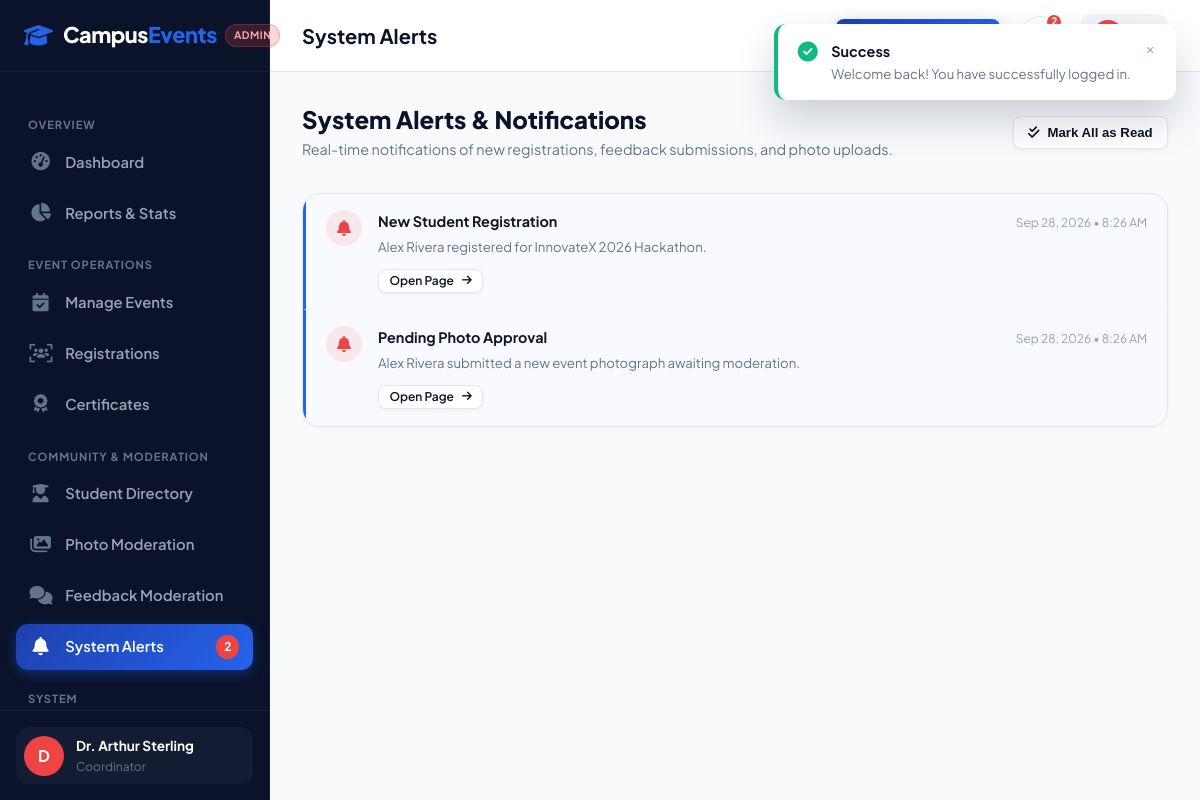
The page /admin/notifications.php (signed in) on the database its author committed.
### tables this page shows
CREATE TABLE IF NOT EXISTS `notifications` (
  `id` INT AUTO_INCREMENT PRIMARY KEY,
  `user_id` INT NOT NULL,
  `title` VARCHAR(150) NOT NULL,
  `message` TEXT NOT NULL,
  `type` ENUM('info', 'success', 'warning', 'reminder') NOT NULL DEFAULT 'info',
  `link` VARCHAR(255) DEFAULT NULL,
  `is_read` TINYINT(1) NOT NULL DEFAULT 0,
  `created_at` TIMESTAMP DEFAULT CURRENT_TIMESTAMP,
  CONSTRAINT `fk_notification_user` FOREIGN KEY (`user_id`) REFERENCES `users`(`id`) ON DELETE CASCADE,
  INDEX `idx_notif_read` (`user_id`, `is_read`)
);

### includes/auth.php (called while the page is built, shortened)
<?php
function getBaseUrl(): string {
    $scriptName = $_SERVER['SCRIPT_NAME'] ?? '';
    return '/';
}
function getCurrentUser(): ?array {
    $pdo = getDBConnection();
    $userId = (int)$_SESSION['user_id'];
    $role = $_SESSION['user_role'] ?? 'student';
    if ($role === 'admin') {
        $stmt = $pdo->prepare("
            SELECT u.id as user_id, u.email, u.role, a.id as admin_id, a.full_name, a.department, a.phone
            FROM users u
            JOIN admins a ON a.user_id = u.id
            WHERE u.id = ?
        ");
    }
    $stmt->execute([$userId]);
    $user = $stmt->fetch();
    return $user ?: null;
}
function e(?string $string): string {
    return htmlspecialchars($string ?? '', ENT_QUOTES, 'UTF-8');
}
function getUnreadNotificationCount(int $userId): int {
    try {
        $pdo = getDBConnection();
        $stmt = $pdo->prepare("SELECT COUNT(*) FROM notifications WHERE user_id = ? AND is_read = 0");
        $stmt->execute([$userId]);
        return (int)$stmt->fetchColumn();
    } catch (Exception $e) {
        return 0;
    }
}

### admin/notifications.php (the view, shortened to what this page needs)
<?php
require_once __DIR__ . '/../includes/auth.php';
$admin = getCurrentUser();
$pdo = getDBConnection();
$userId = (int)$admin['user_id'];
$stmt = $pdo->prepare("SELECT * FROM notifications WHERE user_id = ? ORDER BY created_at DESC");
$stmt->execute([$userId]);
$notifications = $stmt->fetchAll();
$pageTitle = 'System Alerts';
require_once __DIR__ . '/../includes/header.php';
require_once __DIR__ . '/../includes/admin-sidebar.php';
?>
<div style="display: flex; justify-content: space-between; align-items: center; margin-bottom: 2rem; flex-wrap: wrap; gap: 1rem;">
  <div>
    <h2 style="font-size: 1.5rem; font-weight: 800; color: var(--primary-dark); margin-bottom: 0.25rem;">System Alerts & Notifications</h2>
    <p style="color: var(--muted); font-size: 0.9rem;">Real-time notifications of new registrations, feedback submissions, and photo uploads.</p>
  </div>
  <?php if (!empty($notifications)): ?>
    <form action="" method="POST">
      <button type="submit" class="btn btn-secondary btn-sm">
        <i class="fa-solid fa-check-double"></i> Mark All as Read
      </button>
    </form>
  <?php endif; ?>
</div>
<div class="dash-card">
  <div class="dash-card-body" style="padding: 0;">
    <?php if (!empty($notifications)): ?>
      <div style="display: flex; flex-direction: column;">
        <?php foreach ($notifications as $n): ?>
          <div class="notification-item <?= !$n['is_read'] ? 'unread' : '' ?>">
            <div class="notif-icon" style="background: rgba(239, 68, 68, 0.1); color: #ef4444;">
              <i class="fa-solid fa-bell"></i>
            </div>
            <div class="notif-info">
              <div style="display: flex; justify-content: space-between; align-items: baseline;">
                <div class="notif-title"><?= e($n['title']) ?></div>
                <div class="notif-time"><?= date('M j, Y • g:i A', strtotime($n['created_at'])) ?></div>
              </div>
              <div class="notif-message"><?= e($n['message']) ?></div>
              <?php if (!empty($n['link'])): ?>
                <a href="<?= $baseUrl . e($n['link']) ?>" class="btn btn-secondary btn-sm" style="padding: 0.25rem 0.65rem; font-size: 0.75rem; margin-top: 0.35rem;">
                  Open Page <i class="fa-solid fa-arrow-right" style="font-size: 0.7rem;"></i>
                </a>
              <?php endif; ?>
            </div>
          </div>
        <?php endforeach; ?>
      </div>
    <?php endif; ?>
  </div>
</div>
    </div>
  </div>
</div>
</body>
</html>

### includes/admin-sidebar.php (shortened to what this page needs)
<?php
require_once __DIR__ . '/auth.php';
$baseUrl = getBaseUrl();
$currentFile = basename($_SERVER['PHP_SELF']);
$admin = getCurrentUser();
$unreadCount = getUnreadNotificationCount($admin['user_id']);
?>
<div class="dashboard-layout">
  <aside class="dashboard-sidebar">
    <div class="sidebar-header">
      <a href="<?= $baseUrl ?>index.php" class="brand-logo">
        <i class="fa-solid fa-graduation-cap"></i>
        <span>Campus<span class="accent">Events</span></span>
      </a>
      <span class="sidebar-role-badge admin">Admin</span>
    </div>
    <div class="sidebar-body">
      <div class="sidebar-group-label">Overview</div>
      <ul class="sidebar-nav">
        <li>
          <a href="<?= $baseUrl ?>admin/dashboard.php" class="<?= $currentFile === 'dashboard.php' ? 'active' : '' ?>">
            <i class="fa-solid fa-gauge-high"></i>
            <span>Dashboard</span>
          </a>
        </li>
        <li>
          <a href="<?= $baseUrl ?>admin/reports.php" class="<?= $currentFile === 'reports.php' ? 'active' : '' ?>">
            <i class="fa-solid fa-chart-pie"></i>
            <span>Reports & Stats</span>
          </a>
        </li>
      </ul>
      <div class="sidebar-group-label">Event Operations</div>
      <ul class="sidebar-nav">
        <li>
          <a href="<?= $baseUrl ?>admin/events.php" class="<?= $currentFile === 'events.php' ? 'active' : '' ?>">
            <i class="fa-solid fa-calendar-check"></i>
            <span>Manage Events</span>
          </a>
        </li>
        <li>
          <a href="<?= $baseUrl ?>admin/registrations.php" class="<?= $currentFile === 'registrations.php' ? 'active' : '' ?>">
            <i class="fa-solid fa-users-viewfinder"></i>
            <span>Registrations</span>
          </a>
        </li>
        <li>
          <a href="<?= $baseUrl ?>admin/certificates.php" class="<?= $currentFile === 'certificates.php' ? 'active' : '' ?>">
            <i class="fa-solid fa-award"></i>
            <span>Certificates</span>
          </a>
        </li>
      </ul>
      <div class="sidebar-group-label">Community & Moderation</div>
      <ul class="sidebar-nav">
        <li>
          <a href="<?= $baseUrl ?>admin/students.php" class="<?= $currentFile === 'students.php' ? 'active' : '' ?>">
            <i class="fa-solid fa-user-graduate"></i>
            <span>Student Directory</span>
          </a>
        </li>
        <li>
          <a href="<?= $baseUrl ?>admin/gallery.php" class="<?= $currentFile === 'gallery.php' ? 'active' : '' ?>">
            <i class="fa-solid fa-images"></i>
            <span>Photo Moderation</span>
          </a>
        </li>
        <li>
          <a href="<?= $baseUrl ?>admin/feedback.php" class="<?= $currentFile === 'feedback.php' ? 'active' : '' ?>">
            <i class="fa-solid fa-comments"></i>
            <span>Feedback Moderation</span>
          </a>
        </li>
        <li>
          <a href="<?= $baseUrl ?>admin/notifications.php" class="<?= $currentFile === 'notifications.php' ? 'active' : '' ?>">
            <i class="fa-solid fa-bell"></i>
            <span>System Alerts</span>
            <?php if ($unreadCount > 0): ?>
              <span class="sidebar-nav-badge"><?= $unreadCount ?></span>
            <?php endif; ?>
          </a>
        </li>
      </ul>
      <div class="sidebar-group-label">System</div>
    </div>
    <div class="sidebar-footer">
      <div class="sidebar-user-card">
        <div class="sidebar-avatar" style="background: #ef4444;">
          <?= strtoupper(substr($admin['full_name'] ?? 'A', 0, 1)) ?>
        </div>
        <div class="sidebar-user-info">
          <div class="sidebar-user-name"><?= e($admin['full_name']) ?></div>
          <div class="sidebar-user-role">Coordinator</div>
        </div>
      </div>
    </div>
  </aside>
  <div class="dashboard-main">
    <header class="dashboard-topbar">
      <div class="topbar-left">
        <h1 class="topbar-title"><?= e($pageTitle ?? 'Admin Dashboard') ?></h1>
      </div>
      <div class="topbar-right">
        <a href="<?= $baseUrl ?>admin/events.php?action=create" class="btn btn-primary btn-sm">
        </a>
        <div class="topbar-action-item">
          <a href="<?= $baseUrl ?>admin/notifications.php" class="topbar-icon-btn" title="Alerts">
            <?php if ($unreadCount > 0): ?>
              <span class="topbar-badge"><?= $unreadCount ?></span>
            <?php endif; ?>
          </a>
        </div>
        <a href="<?= $baseUrl ?>admin/profile.php" class="sidebar-user-card" style="background: var(--surface-alt); text-decoration: none; padding: 0.35rem 0.75rem;">
          <div class="sidebar-avatar" style="width: 32px; height: 32px; font-size: 0.8rem; background: #ef4444;">
          </div>
          <span style="font-size: 0.85rem; font-weight: 700; color: var(--primary-dark);">
          </span>
        </a>
      </div>
    </header>
    <div class="dashboard-content">

### assets/css/style.css (style rules this page uses)
:root { --primary: #1e40af; --primary-dark: #0b132b; --primary-navy: #1c2541; --primary-light: #3b82f6; --accent: #2563eb; --accent-glow: rgba(59, 130, 246, 0.25); --bg: #f8fafc; --surface: #ffffff; --surface-alt: #f1f5f9; --glass-bg: rgba(255, 255, 255, 0.85); --glass-border: rgba(255, 255, 255, 0.3); --text: #0f172a; --text-light: #f8fafc; --muted: #64748b; --muted-light: #94a3b8; --border: #e2e8f0; --border-light: #f1f5f9; --success: #10b981; --warning: #f59e0b; --danger: #ef4444; --info: #0ea5e9; --radius-sm: 8px; --radius-md: 12px; --radius-lg: 18px; --radius-xl: 24px; --radius-full: 9999px; --shadow-sm: 0 1px 3px rgba(15, 23, 42, 0.06); --shadow-md: 0 4px 14px rgba(15, 23, 42, 0.08); --shadow-lg: 0 10px 30px rgba(15, 23, 42, 0.12); --shadow-xl: 0 20px 40px rgba(11, 19, 43, 0.18); --font-main: 'Plus Jakarta Sans', -apple-system, BlinkMacSystemFont, 'Segoe UI', Roboto, sans-serif; --transition: all 0.25s cubic-bezier(0.16, 1, 0.3, 1); }
*, *::before, *::after { box-sizing: border-box; margin: 0; padding: 0; }
html { scroll-behavior: smooth; font-size: 16px; }
body { font-family: var(--font-main); background-color: var(--bg); color: var(--text); line-height: 1.6; -webkit-font-smoothing: antialiased; min-height: 100vh; display: flex; flex-direction: column; }
a { color: var(--accent); text-decoration: none; transition: var(--transition); }
h1, h2, h3, h4, h5, h6 { color: var(--primary-dark); font-weight: 700; line-height: 1.25; }
.btn { display: inline-flex; align-items: center; justify-content: center; gap: 0.5rem; font-weight: 600; font-size: 0.95rem; padding: 0.75rem 1.6rem; border-radius: var(--radius-md); border: 1px solid transparent; cursor: pointer; transition: var(--transition); text-decoration: none; line-height: 1.2; }
.btn-primary { background: linear-gradient(135deg, var(--primary) 0%, var(--accent) 100%); color: #ffffff; box-shadow: 0 4px 14px rgba(37, 99, 235, 0.3); }
.btn-secondary { background: var(--surface); color: var(--primary-dark); border-color: var(--border); box-shadow: var(--shadow-sm); }
.btn-sm { padding: 0.45rem 0.9rem; font-size: 0.825rem; border-radius: var(--radius-sm); }
.brand-logo { display: flex; align-items: center; gap: 0.65rem; font-size: 1.35rem; font-weight: 800; color: var(--primary-dark); letter-spacing: -0.02em; }
.brand-logo i { font-size: 1.45rem; color: var(--accent); }
.brand-logo span.accent { color: var(--accent); }

### rows shown on the page
notifications: title "New Student Registration", created_at "Sep 28, 2026 • 8:26 AM", message "Alex Rivera registered for InnovateX 2026 Hackathon."
notifications: title "Pending Photo Approval", created_at "Sep 28, 2026 • 8:26 AM", message "Alex Rivera submitted a new event photograph awaiting moderation."

### other values the page prints
$unreadCount "2"
substr($admin['full_name'] ?? 'A', 0, 1) "D"
$admin['full_name'] "Dr. Arthur Sterling"
$pageTitle "System Alerts"
